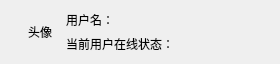
<?xml version="1.0" encoding="UTF-8"?>
<ui version="4.0">
 <class>QQCellLine</class>
 <widget class="QWidget" name="QQCellLine">
  <property name="geometry">
   <rect>
    <x>0</x>
    <y>0</y>
    <width>280</width>
    <height>61</height>
   </rect>
  </property>
  <property name="windowTitle">
   <string>Form</string>
  </property>
  <layout class="QHBoxLayout" name="horizontalLayout" stretch="1,5">
   <property name="leftMargin">
    <number>20</number>
   </property>
   <item>
    <widget class="QLabel" name="labHeadeImg">
     <property name="minimumSize">
      <size>
       <width>40</width>
       <height>40</height>
      </size>
     </property>
     <property name="maximumSize">
      <size>
       <width>40</width>
       <height>40</height>
      </size>
     </property>
     <property name="layoutDirection">
      <enum>Qt::LeftToRight</enum>
     </property>
     <property name="text">
      <string>头像</string>
     </property>
     <property name="alignment">
      <set>Qt::AlignCenter</set>
     </property>
    </widget>
   </item>
   <item>
    <layout class="QVBoxLayout" name="verticalLayout">
     <item>
      <widget class="QLabel" name="labFriendName">
       <property name="text">
        <string>用户名：</string>
       </property>
      </widget>
     </item>
     <item>
      <widget class="QLabel" name="labStatus">
       <property name="text">
        <string>当前用户在线状态：</string>
       </property>
      </widget>
     </item>
    </layout>
   </item>
  </layout>
 </widget>
 <resources/>
 <connections/>
</ui>
